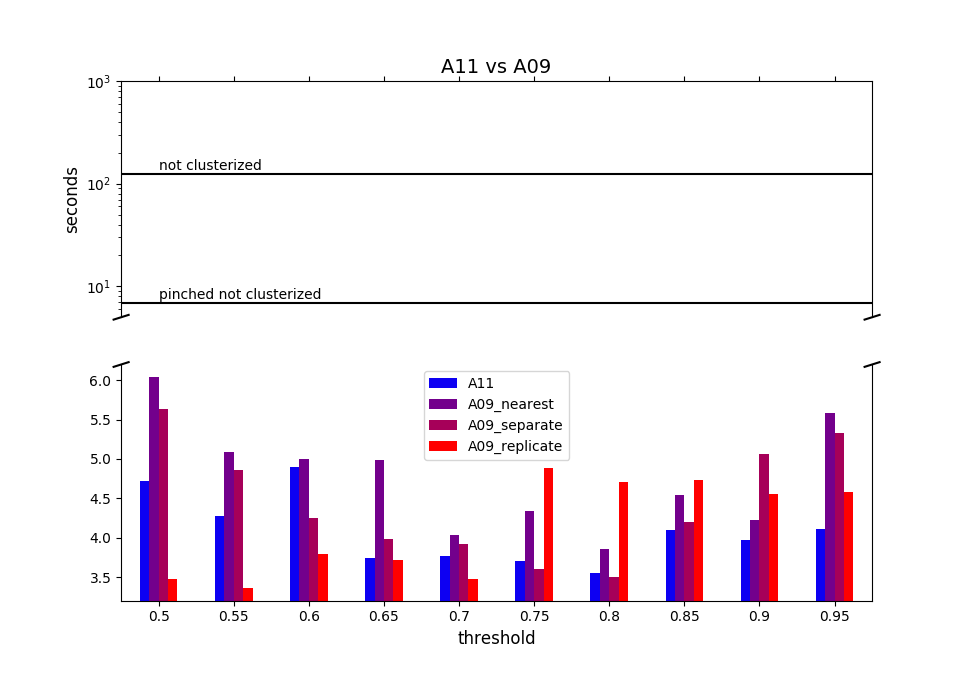

The Python source for this figure:
from matplotlib.ticker import FuncFormatter
import matplotlib.pyplot as plt
import numpy as np
import pandas as pd

fig, (ax1, ax2) = plt.subplots(2, 1, sharex = True)

ax = fig.gca()

df = pd.DataFrame({ 
    'threshold'      : [0.50 , 0.55 , 0.60 , 0.65 , 0.70 , 0.75 , 0.80 , 0.85 , 0.9  , 0.95 ],
    'A11'           : [4.720, 4.270, 4.896, 3.741, 3.765, 3.701, 3.553, 4.093, 3.970, 4.105],
    'A09_nearest'   : [6.037, 5.092, 5.003, 4.993, 4.035, 4.345, 3.862, 4.540, 4.230, 5.579],
    'A09_separate'  : [5.630, 4.866, 4.252, 3.983, 3.915, 3.598, 3.500, 4.206, 5.069, 5.330],
    'A09_replicate' : [3.472, 3.358, 3.788, 3.720, 3.479, 4.889, 4.709, 4.727, 4.550, 4.575]
})

df.plot(kind = 'bar', x = 'threshold', y = ['A11', 'A09_nearest', 'A09_separate','A09_replicate'],
        ax = ax, fontsize = 10, rot = 0, color = ['#0d00f2','#73008c','#a60059', '#ff0000'])

ax1.set_title('A11 vs A09', fontsize = 14)
ax1.set_ylabel('seconds', fontsize = 12)
ax2.set_xlabel('threshold', fontsize = 12)

ax1.set_yscale('log')
ax1.set_ylim(5,1000)

ax1.axhline(125.344, color = 'black')
ax1.text(0,135.000,'not clusterized',rotation=0) 

ax1.axhline(6.8920, color = 'black')
ax1.text(0,7.5000,'pinched not clusterized',rotation=0) #sdss_pinched

ax1.spines['bottom'].set_visible(False)
ax1.xaxis.tick_top()
ax1.tick_params(labeltop = 'off') 

ax2.set_ylim(3.2,6.2) 
ax2.spines['top'].set_visible(False)
ax2.xaxis.tick_bottom()

d = .01  
kwargs = dict(transform = ax1.transAxes, color = 'k', clip_on = False)
ax1.plot((-d, +d), (-d, +d), **kwargs)   
ax1.plot((1 - d, 1 + d), (-d, +d), **kwargs)
kwargs.update(transform = ax2.transAxes)
ax2.plot((-d, +d), (1 - d, 1 + d), **kwargs)
ax2.plot((1 - d, 1 + d), (1 - d, 1 + d), **kwargs) 

plt.show()
